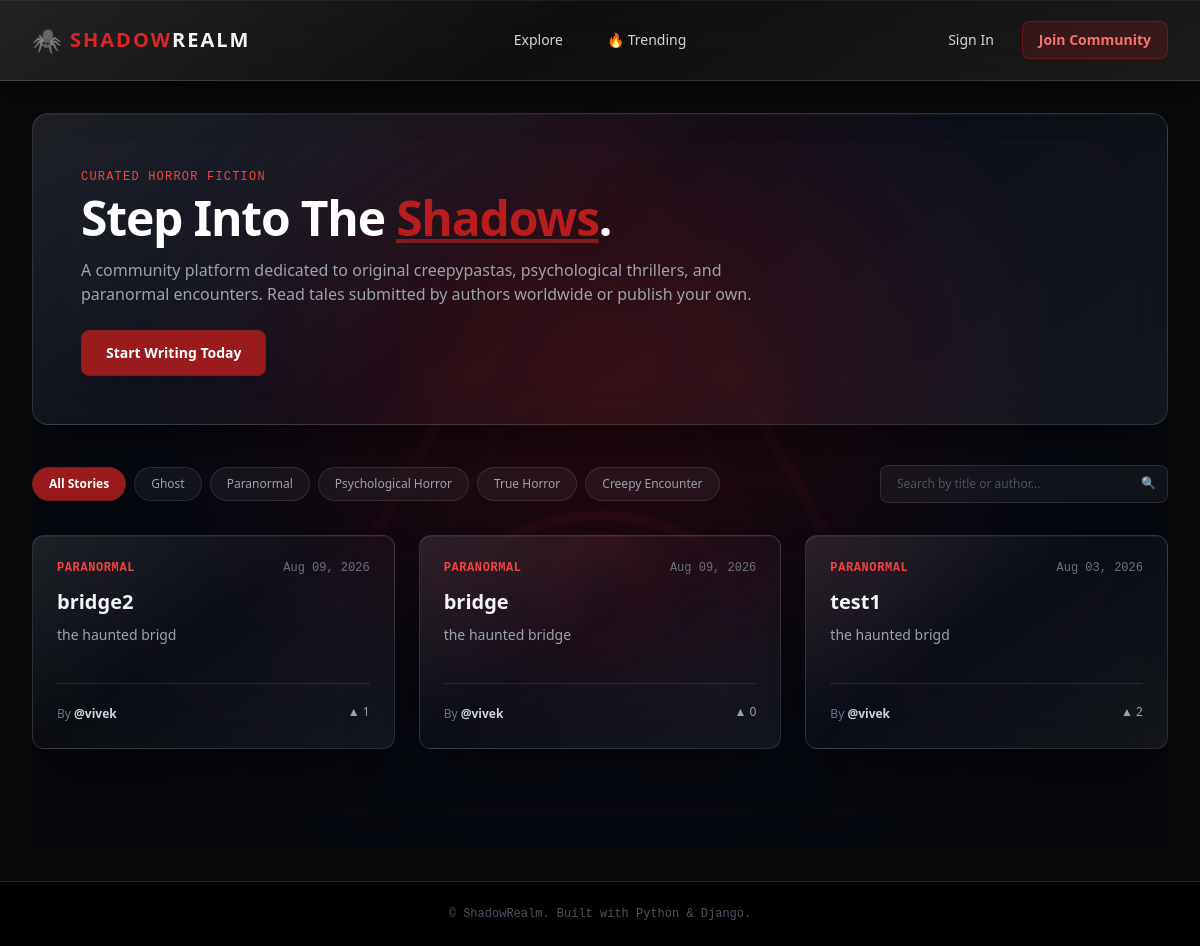
The page /?category=paranormal on the database its author committed.
### SHADOW/models.py (models this page shows, shortened)
class Category(models.Model):
    name = models.CharField(max_length=100, unique=True)
    slug = models.SlugField(max_length=100, unique=True, blank=True)
    description = models.TextField(blank=True)
    class Meta:
        verbose_name_plural = "Categories"

class Story(models.Model):
    STATUS_CHOICES = (
        ('draft', 'Draft'),
        ('published', 'Published'),
    )
    title = models.CharField(max_length=200)
    slug = models.SlugField(max_length=200, unique=True, blank=True)
    author = models.ForeignKey(User, on_delete=models.CASCADE, related_name='stories')
    category = models.ForeignKey(Category, on_delete=models.SET_NULL, null=True, related_name='stories')
    cover_image = models.ImageField(upload_to='story_covers/', blank=True, null=True)
    content = models.TextField(help_text="Main text of the horror story.")
    summary = models.CharField(max_length=300, help_text="Short teaser for card previews.")
    status = models.CharField(max_length=10, choices=STATUS_CHOICES, default='published')
    horror_mode = models.BooleanField(default=False)
    created_at = models.DateTimeField(auto_now_add=True)
    updated_at = models.DateTimeField(auto_now=True)
    upvotes = models.ManyToManyField(User, related_name='upvoted_stories', blank=True)
    favorites = models.ManyToManyField(User,related_name='favorite_stories',blank=True)
    class Meta:
        ordering = ['-created_at']
    def total_upvotes(self):
        return self.upvotes.count()

### SHADOW/views.py (the view)
# urls.py: 2. Add a URL to urlpatterns:  path('', views.home, name='home')
def home(request):
    stories = Story.objects.filter(status='published')
    categories = Category.objects.all()
    query = request.GET.get('q')
    category = request.GET.get('category')
    if query:
        stories = stories.filter(
            title__icontains=query
        ) | stories.filter(
            author__username__icontains=query
        )
    if category:
        stories = stories.filter(category__slug=category)
    return render(request, 'index.html', {
        'stories': stories,
        'categories': categories,
    })

### SHADOW/context_processors.py (called while the page is built, shortened)
def notifications_context(request):
    return {
        'unread_notifications': 0
    }

### templates/index.html (shortened to what this page needs)
{% extends 'base.html' %}
{% block content %}
<div id="home-realm" class="home-realm">
<section class="glass-card relative rounded-2xl p-8 sm:p-12 mb-10 overflow-hidden text-center sm:text-left">
    <div class="relative z-10 max-w-2xl">
        <span class="text-xs font-mono tracking-widest text-red-500 uppercase">Curated Horror Fiction</span>
        <h1 class="text-3xl sm:text-5xl font-black text-white mt-2 mb-4 tracking-tight">
            Step Into The <span class="text-red-700 underline decoration-red-900">Shadows</span>.
        </h1>
        <p class="text-gray-400 text-sm sm:text-base mb-6 leading-relaxed">
            A community platform dedicated to original creepypastas, psychological thrillers, and paranormal encounters. Read tales submitted by authors worldwide or publish your own.
        </p>
        {% if not user.is_authenticated %}
            <a href="{% url 'login' %}" class="inline-block bg-realm-red hover:bg-realm-redHover text-white font-bold text-sm px-6 py-3 rounded-lg border border-red-900 shadow-xl transition-all">
                Start Writing Today
            </a>
        {% endif %}
    </div>
</section>
<section class="flex flex-col md:flex-row md:items-center justify-between gap-4 mb-8">
    <div class="flex items-center space-x-2 overflow-x-auto pb-2 md:pb-0 scrollbar-none">
        <a href="{% url 'home' %}" class="text-xs font-bold px-4 py-2 rounded-full border border-red-900 bg-realm-red text-white whitespace-nowrap">
            All Stories
        </a>
        {% for cat in categories %}
            <a href="?category={{ cat.slug }}"
            class="text-xs font-medium px-4 py-2 rounded-full
                    border border-white/10
                    bg-white/5 backdrop-blur-md
                    text-gray-400
                    hover:text-white hover:border-red-900
                    transition-colors whitespace-nowrap">
                {{ cat.name }}
            </a>
        {% endfor %}
    </div>
    <form method="GET" action="{% url 'home' %}" class="w-full md:w-72">
        <div class="relative">
           <input type="text"
            name="q"
            value="{{ request.GET.q }}"
            placeholder="Search by title or author..."
            class="w-full
                    bg-white/5 backdrop-blur-md
                    border border-white/10
                    text-gray-200 text-xs
                    rounded-lg px-4 py-2.5
                    focus:outline-none
                    focus:border-red-800
                    placeholder-gray-600">
            <button type="submit" class="absolute right-3 top-2.5 text-xs text-gray-500 hover:text-red-500">
                🔍
            </button>
        </div>
    </form>
</section>
<div class="grid grid-cols-1 md:grid-cols-2 lg:grid-cols-3 gap-6">
    {% for story in stories %}
    <a href="{% url 'story_detail' story.slug %}">
        <article class="glass-card rounded-xl p-6 flex flex-col justify-between group">
            <div>
                <div class="flex items-center justify-between mb-3">
                    <span class="text-red-500 text-xs font-mono font-semibold uppercase tracking-wider">
                        {{ story.category.name|default:"Uncategorized" }}
                    </span>
                    <span class="text-gray-500 text-xs font-mono">
                        {{ story.created_at|date:"M d, Y" }}
                    </span>
                </div>
                <h2 class="text-xl font-bold text-gray-100
                           group-hover:text-red-500
                           transition-colors mb-2">
                        {{ story.title }}
                </h2>
                {% if story.summary %}
                    <p class="text-gray-400 text-sm leading-relaxed mb-5">
                        {{ story.summary|truncatewords:30 }}
                    </p>
                {% endif %}
            </div>
            <div class="border-t border-white/10 pt-4 mt-4
                        flex items-center justify-between">
                <div>
                    <span class="text-xs text-gray-500">
                        By
                    </span>
                    <span class="text-xs text-gray-300 font-semibold">
                        @{{ story.author.username }}
                    </span>
                </div>
                <div class="text-xs text-gray-400">
                    ▲ {{ story.total_upvotes }}
                </div>
            </div>
        </article>
    </a>
    {% endfor %}
</div>
</div>
{% endblock %}

### templates/index.html (style rules this page uses)
.home-realm { position: relative; min-height: calc(100vh - 64px); overflow: hidden; background: radial-gradient( ellipse at 50% 35%, rgba(70, 10, 20, 0.55) 0%, rgba(8, 10, 20, 0.92) 55%, rgba(5, 7, 10, 1) 100% ); }
.home-realm > section, .home-realm > div:not(.home-triangle) { position: relative; z-index: 2; }
.glass-card { background: linear-gradient( 145deg, rgba(255,255,255,0.10), rgba(255,255,255,0.025) 45%, rgba(255,255,255,0.06) ); backdrop-filter: blur(18px) saturate(125%); -webkit-backdrop-filter: blur(18px) saturate(125%); border: 1px solid rgba(255,255,255,0.13); box-shadow: 0 24px 80px -20px rgba(0,0,0,0.8), inset 0 1px rgba(255,255,255,0.05); transition: transform .3s ease, border-color .3s ease, background .3s ease; }

### rows shown on the page
Category: name "Ghost"
Category: name "Paranormal"
Category: name "Psychological Horror"
Category: name "True Horror"
Category: name "Creepy Encounter"
Story: category.name "PARANORMAL", created_at "Aug 09, 2026", title "bridge2", summary "the haunted brigd", author.username "vivek", total_upvotes "1"
Story: category.name "PARANORMAL", created_at "Aug 09, 2026", title "bridge", summary "the haunted bridge", author.username "vivek", total_upvotes "0"
Story: category.name "PARANORMAL", created_at "Aug 03, 2026", title "test1", summary "the haunted brigd", author.username "vivek", total_upvotes "2"
